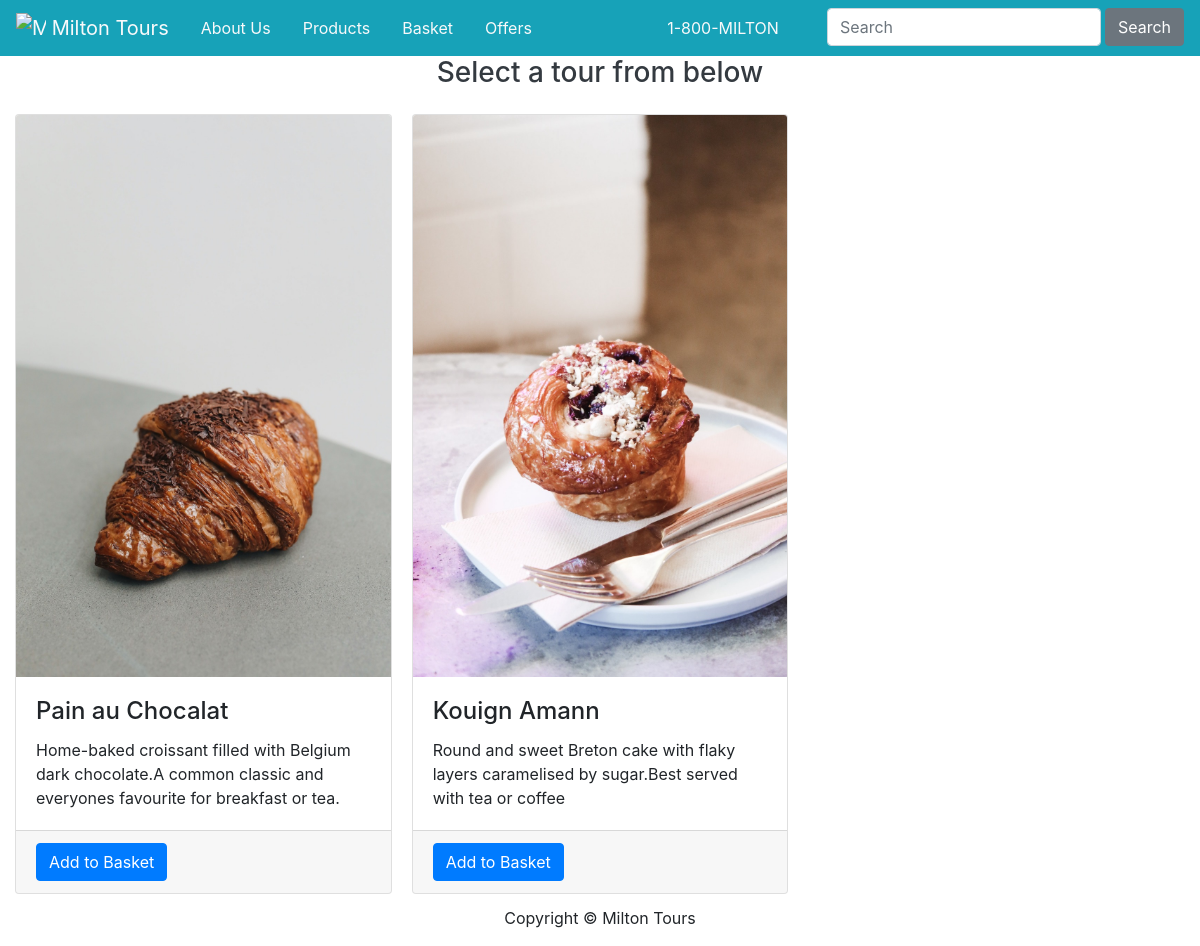
The app's page /tours/1/ with its own data.
### miltontours/models.py (models this page shows, shortened)
class Tour(db.Model):
    __tablename__='tours'
    id = db.Column(db.Integer, primary_key=True)
    name = db.Column(db.String(64),nullable=False)
    description = db.Column(db.String(500), nullable=False)
    image = db.Column(db.String(60), nullable=False)
    price = db.Column(db.Float, nullable=False)
    date = db.Column(db.DateTime, nullable=False)
    city_id = db.Column(db.Integer, db.ForeignKey('cities.id'))

### miltontours/views.py (the view)
@bp.route('/tours/<int:cityid>/')
def citytours(cityid):
    tours = Tour.query.filter(Tour.city_id == cityid)
    return render_template('citytours.html', tours = tours)

### miltontours/templates/citytours.html (shortened to what this page needs)
{% extends 'base.html' %}
{% block main %}
<section>
    <div class="text-dark text-center">
        <div>
            <p class="h3 text-dark mb-4">Select a tour from below</p>
        </div>
    </div>
    <div class="card-columns">
        {% for tour in tours%}
        <div class="card">
            <img class="card-img-top" src="{{url_for('static', filename='img/'+tour.image)}}" alt="Card image">
            <div class="card-body">
                <h4 class="card-title">{{tour.name}}</h4>
                <p class="card-text">{{tour.description}}</p>
            </div>
            <div class="card-footer">
                <form action="{{ url_for('main.order') }}">
                    <input class="btn btn-primary" type="submit" value="Add to Basket">
                </form>
            </div>
        </div>
        {% endfor %}
    </div>
</section>
{% endblock %}

### records on screen
Tour: image (picture), name "Pain au Chocalat", description "Home-baked croissant filled with Belgium dark chocolate.A common classic and everyones favourite for breakfast or tea."
Tour: image (picture), name "Kouign Amann", description "Round and sweet Breton cake with flaky layers caramelised by sugar.Best served with tea or coffee"
